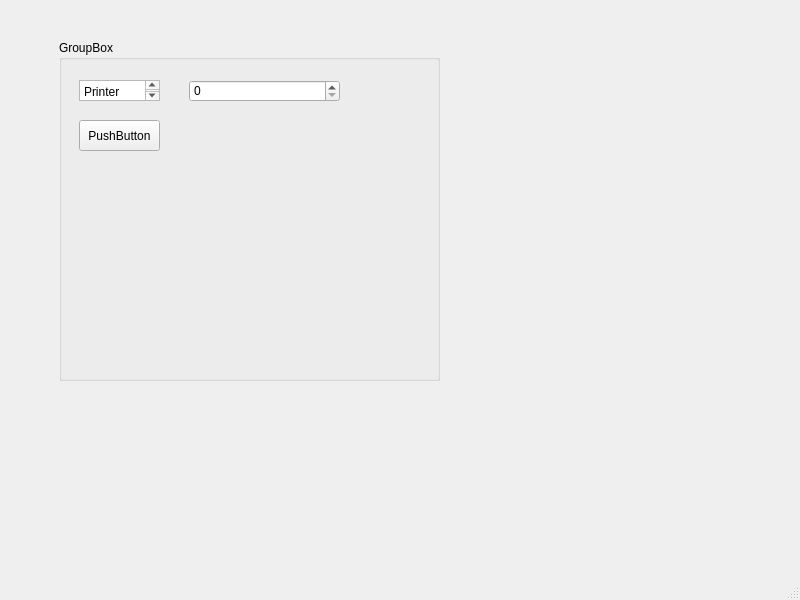
<?xml version="1.0" encoding="UTF-8"?>
<ui version="4.0">
 <class>MainWindow</class>
 <widget class="QMainWindow" name="MainWindow">
  <property name="geometry">
   <rect>
    <x>0</x>
    <y>0</y>
    <width>800</width>
    <height>600</height>
   </rect>
  </property>
  <property name="windowTitle">
   <string>MainWindow</string>
  </property>
  <widget class="QWidget" name="centralwidget">
   <widget class="QGroupBox" name="groupBox">
    <property name="geometry">
     <rect>
      <x>59</x>
      <y>40</y>
      <width>381</width>
      <height>341</height>
     </rect>
    </property>
    <property name="title">
     <string>GroupBox</string>
    </property>
    <widget class="QWidget" name="widget" native="true">
     <property name="geometry">
      <rect>
       <x>20</x>
       <y>30</y>
       <width>321</width>
       <height>271</height>
      </rect>
     </property>
     <widget class="QPlainTextEdit" name="plainTextEdit">
      <property name="geometry">
       <rect>
        <x>0</x>
        <y>10</y>
        <width>81</width>
        <height>21</height>
       </rect>
      </property>
      <property name="plainText">
       <string>Printer</string>
      </property>
     </widget>
     <widget class="QSpinBox" name="spinBox">
      <property name="geometry">
       <rect>
        <x>110</x>
        <y>10</y>
        <width>151</width>
        <height>22</height>
       </rect>
      </property>
     </widget>
     <widget class="QWidget" name="widget_2" native="true">
      <property name="geometry">
       <rect>
        <x>-10</x>
        <y>-10</y>
        <width>321</width>
        <height>161</height>
       </rect>
      </property>
      <widget class="QPushButton" name="pushButton">
       <property name="geometry">
        <rect>
         <x>10</x>
         <y>60</y>
         <width>81</width>
         <height>31</height>
        </rect>
       </property>
       <property name="text">
        <string>PushButton</string>
       </property>
      </widget>
      <widget class="QWidget" name="widget_3" native="true">
       <property name="geometry">
        <rect>
         <x>0</x>
         <y>-10</y>
         <width>251</width>
         <height>111</height>
        </rect>
       </property>
      </widget>
     </widget>
    </widget>
   </widget>
  </widget>
  <widget class="QMenuBar" name="menubar">
   <property name="geometry">
    <rect>
     <x>0</x>
     <y>0</y>
     <width>800</width>
     <height>24</height>
    </rect>
   </property>
  </widget>
  <widget class="QStatusBar" name="statusbar"/>
 </widget>
 <resources/>
 <connections/>
</ui>
